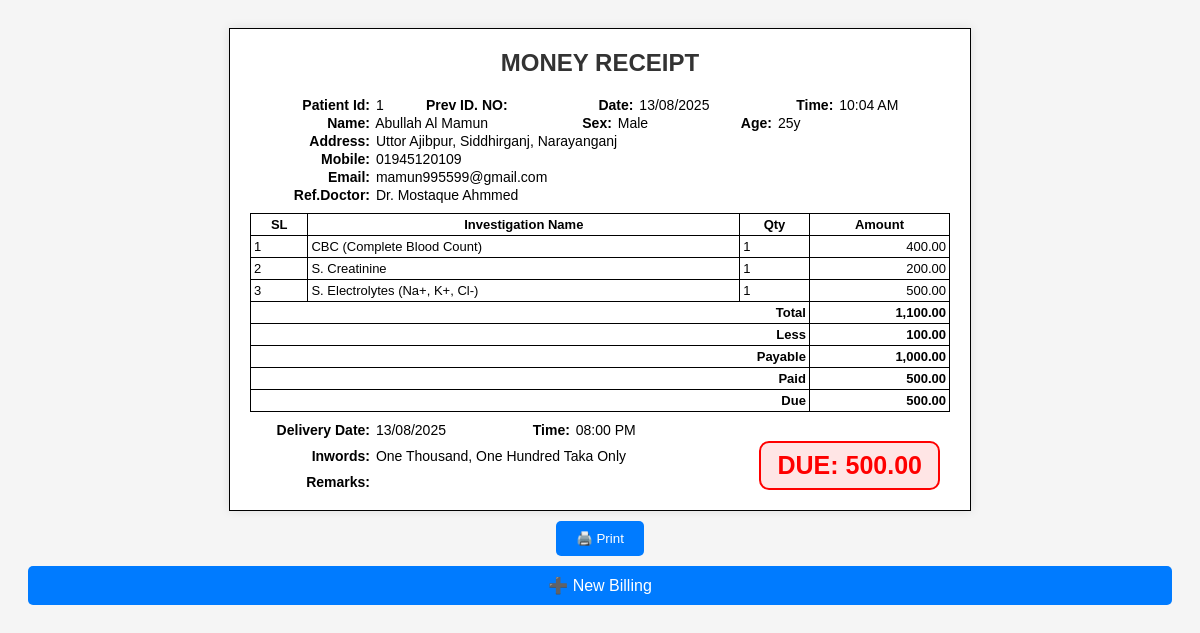
/receipt.php?patient_id=1, run on the app's committed database.
### tables this page shows
CREATE TABLE patients (
        patient_id INTEGER PRIMARY KEY AUTOINCREMENT,
        old_id TEXT,
        date TEXT,
        patient_name TEXT,
        sex TEXT,
        age TEXT,
        phone TEXT,
        email TEXT,
        ref_doctors TEXT,
        ref_name TEXT,
        delivery_date TEXT,
        delivery_time TEXT,
        remarks TEXT,
        less_total REAL,
        less_percent_total REAL,
        paid REAL,
        send_sms INTEGER,
        send_email INTEGER,
        created_at TEXT,
        updated_at TEXT,
        address TEXT
    );

CREATE TABLE billing (
        id INTEGER PRIMARY KEY AUTOINCREMENT,
        patient_id INTEGER,
        service_id TEXT,
        service_name TEXT,
        price REAL,
        unit INTEGER,
        less_percent REAL,
        less REAL,
        final_price REAL,
        FOREIGN KEY (patient_id) REFERENCES patients(patient_id) ON DELETE CASCADE
    );

### receipt.php (the view, shortened to what this page needs)
<?php
include 'db_sqlite.php';
$patient_id = $_GET['patient_id'] ?? '';
$stmt = $pdo->prepare("SELECT * FROM patients WHERE patient_id = ?");
$stmt->execute([$patient_id]);
$patient = $stmt->fetch(PDO::FETCH_ASSOC);
$stmt = $pdo->prepare("SELECT * FROM billing WHERE patient_id = ?");
$stmt->execute([$patient_id]);
$services = $stmt->fetchAll(PDO::FETCH_ASSOC);
$total = 0;
foreach ($services as $s) {
    $total += $s['final_price'];
}
$less = $patient['less_total'];
$paid = $patient['paid'];
$due = ($total - $less) - $paid;
function numberToWords($number) {
    $conjunction = ' and ';
    $separator   = ', ';
    $dictionary  = array(
        0                   => 'zero',
        1                   => 'one',
        2                   => 'two',
        3                   => 'three',
        4                   => 'four',
        5                   => 'five',
        6                   => 'six',
        7                   => 'seven',
        8                   => 'eight',
        9                   => 'nine',
        10                  => 'ten',
        11                  => 'eleven',
        12                  => 'twelve',
        13                  => 'thirteen',
        14                  => 'fourteen',
        15                  => 'fifteen',
        16                  => 'sixteen',
        17                  => 'seventeen',
        18                  => 'eighteen',
        19                  => 'nineteen',
        20                  => 'twenty',
        30                  => 'thirty',
        40                  => 'forty',
        50                  => 'fifty',
        60                  => 'sixty',
        70                  => 'seventy',
        80                  => 'eighty',
        90                  => 'ninety',
        100                 => 'hundred',
        1000                => 'thousand',
        1000000             => 'million',
        1000000000          => 'billion',
        1000000000000       => 'trillion',
        1000000000000000    => 'quadrillion',
        1000000000000000000 => 'quintillion'
    );
    $string = $fraction = null;
    switch (true) {
        case $number < 21:
            $string = $dictionary[$number];
            break;
        case $number < 1000:
            $hundreds  = $number / 100;
            $remainder = $number % 100;
            $string = $dictionary[$hundreds] . ' ' . $dictionary[100];
            break;
        default:
            $baseUnit = pow(1000, floor(log($number, 1000)));
            $numBaseUnits = (int) ($number / $baseUnit);
            $remainder = $number % $baseUnit;
            $string = numberToWords($numBaseUnits) . ' ' . $dictionary[$baseUnit];
            if ($remainder) {
                $string .= $remainder < 100 ? $conjunction : $separator;
                $string .= numberToWords($remainder);
            }
            break;
    }
    return $string;
}
$totalInWords = numberToWords($total) . ' taka only';
?>
<!DOCTYPE html>
<html>
<head>
</head>
<body>
<div class="receipt" id="printArea">
  <div class="title">MONEY RECEIPT</div>
  <div class="receipt-info">
    <strong>Patient Id:</strong> <?= $patient['patient_id'] ?> <strong>Prev ID. NO:</strong> <?= $patient['old_id'] ?> <strong>Date:</strong> <?= date('d/m/Y', strtotime($patient['date'])) ?> <strong>Time:</strong> <?= date('h:i A', strtotime($patient['created_at'])) ?>
  </div>
  <div class="receipt-info">
    <strong>Name:</strong> <?= $patient['patient_name'] ?> <strong>Sex:</strong> <?= $patient['sex'] ?> <strong>Age:</strong> <?= $patient['age'] ?>
  </div>
  <div class="receipt-info">
    <strong>Address:</strong> <?= $patient['address'] ?>
  </div>
  <div class="receipt-info">
    <strong>Mobile:</strong> <?= $patient['phone'] ?>
  </div>
  <div class="receipt-info">
    <strong>Email:</strong> <?= $patient['email'] ?? 'N/A' ?>
  </div>
  <div class="receipt-info">
    <strong>Ref.Doctor:</strong> <?= $patient['ref_doctors'] ?>
  </div>
  <table>
    <thead>
      <tr>
        <th>SL</th>
        <th>Investigation Name</th>
        <th>Qty</th>
        <th>Amount</th>
      </tr>
    </thead>
    <tbody>
      <?php
        foreach ($services as $index => $s) {
          $lineTotal = $s['final_price'];
          echo "<tr>
                  <td>" . ($index + 1) . "</td>
                  <td>{$s['service_name']}</td>
                  <td>{$s['unit']}</td>
                  <td class='text-right'>" . number_format($lineTotal, 2) . "</td>
                </tr>";
        }
      ?>
    </tbody>
    <tfoot>
      <tr><th colspan="3" class="text-right">Total</th><th class="text-right"><?= number_format($total, 2) ?></th></tr>
      <tr><th colspan="3" class="text-right">Less</th><th class="text-right"><?= number_format($patient['less_total'], 2) ?></th></tr>
      <tr><th colspan="3" class="text-right">Payable</th><th class="text-right"><?= number_format($total - $patient['less_total'], 2) ?></th></tr>
      <tr><th colspan="3" class="text-right">Paid</th><th class="text-right"><?= number_format($patient['paid'], 2) ?></th></tr>
      <tr><th colspan="3" class="text-right">Due</th><th class="text-right"><?= number_format(($total - $patient['less_total']) - $patient['paid'], 2) ?></th></tr>
    </tfoot>
  </table>
  <div class="footer-info">
    <strong>Delivery Date:</strong> <?= date('d/m/Y', strtotime($patient['delivery_date'])) ?> <strong>Time:</strong> <?= date('h:i A', strtotime($patient['delivery_time'])) ?>
  </div>
  <div class="footer-info">
    <strong>Inwords:</strong> <?= ucwords($totalInWords) ?>
  </div>
  <div class="footer-info">
    <strong>Remarks:</strong> <?= $patient['remarks'] ?>
  </div>
  <div class="status-box">
    <?php if ($due <= 0): ?>
      <div class="paid">PAID</div>
    <?php else: ?>
      <div class="due">DUE: <?= number_format($due, 2) ?></div>
    <?php endif; ?>
  </div>
</div>
<button class="btn-print" onclick="window.print()">🖨️ Print</button>
<a href="bill.php" class="btn-print">➕ New Billing</a>
</body>
</html>

### receipt.php (style rules this page uses)
body { font-family: Arial, sans-serif; padding: 20px; background-color: #f5f5f5; }
.receipt { position: relative; border: 1px solid #000; padding: 20px; width: 700px; margin: auto; background-color: white; box-shadow: 0 0 10px rgba(0,0,0,0.1); }
.title { text-align: center; font-size: 24px; font-weight: bold; margin-bottom: 20px; color: #333; }
table { width: 100%; border-collapse: collapse; margin-top: 10px; }
td, th { border: 1px solid #000; padding: 3px; font-size: 13px; }
.text-right { text-align: right; }
.btn-print { margin: 10px auto; display: block; padding: 10px 20px; background-color: #007bff; color: white; border: none; border-radius: 5px; cursor: pointer; text-decoration: none; text-align: center; }
.status-box { position: absolute; bottom: 20px; right: 30px; }
.due { font-size: 25px; font-weight: bold; color: red; border: 2px solid red; padding: 8px 16px; display: inline-block; border-radius: 10px; background-color: rgba(255, 0, 0, 0.1); }
.receipt-info { margin-bottom: 2px; font-size: 14px; text-align: left; }
.receipt-info strong { display: inline-block; width: 120px; text-align: right; padding-right: 2px; }
.footer-info { margin-top: 10px; font-size: 14px; text-align: left; }
.footer-info strong { display: inline-block; width: 120px; text-align: right; padding-right: 2px; }

### data on the page
patients: patient_id "1", date "13/08/2025", created_at "10:04 AM", patient_name "Abullah Al Mamun", sex "Male", age "25y", address "Uttor Ajibpur, Siddhirganj, Narayanganj", phone "01945120109", email "mamun995599@gmail.com", ref_doctors "Dr. Mostaque Ahmmed", less_total "100.00", $total-$patient['less_total'] "1,000.00", paid "500.00", ($total - $patient['less_total']) - $patient['paid'] "500.00", delivery_date "13/08/2025", delivery_time "08:00 PM", due "500.00"
billing: service_name "CBC (Complete Blood Count)", unit "1", final_price "400.00"
billing: service_name "S. Creatinine", unit "1", final_price "200.00"
billing: service_name "S. Electrolytes (Na+, K+, Cl-)", unit "1", final_price "500.00"

### other printed values
$total "1,100.00"
$totalInWords "One Thousand Taka Only"
